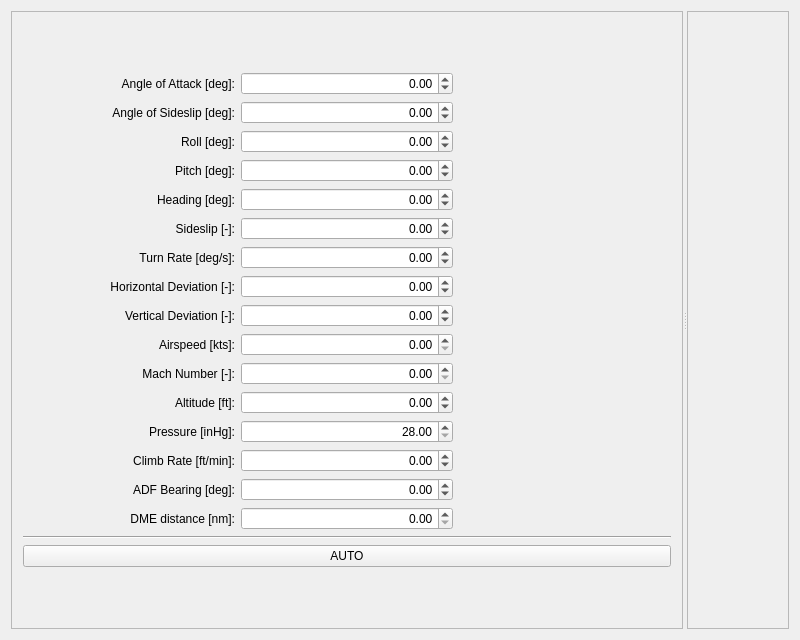
<?xml version="1.0" encoding="UTF-8"?>
<ui version="4.0">
 <class>MainWindow</class>
 <widget class="QMainWindow" name="MainWindow">
  <property name="geometry">
   <rect>
    <x>0</x>
    <y>0</y>
    <width>800</width>
    <height>640</height>
   </rect>
  </property>
  <property name="windowTitle">
   <string>QFlightInstruments Example</string>
  </property>
  <property name="locale">
   <locale language="English" country="UnitedStates"/>
  </property>
  <widget class="QWidget" name="centralWidget">
   <layout class="QGridLayout" name="gridLayout_5">
    <item row="0" column="0">
     <widget class="QSplitter" name="splitter">
      <property name="orientation">
       <enum>Qt::Horizontal</enum>
      </property>
      <widget class="QFrame" name="frame">
       <property name="sizePolicy">
        <sizepolicy hsizetype="Minimum" vsizetype="Preferred">
         <horstretch>0</horstretch>
         <verstretch>0</verstretch>
        </sizepolicy>
       </property>
       <property name="maximumSize">
        <size>
         <width>16777215</width>
         <height>16777215</height>
        </size>
       </property>
       <property name="frameShape">
        <enum>QFrame::StyledPanel</enum>
       </property>
       <property name="frameShadow">
        <enum>QFrame::Raised</enum>
       </property>
       <layout class="QGridLayout" name="gridLayout_3">
        <item row="0" column="0">
         <layout class="QGridLayout" name="gridLayout">
          <item row="7" column="0">
           <widget class="QLabel" name="label_6">
            <property name="text">
             <string>Horizontal Deviation [-]:</string>
            </property>
            <property name="alignment">
             <set>Qt::AlignRight|Qt::AlignTrailing|Qt::AlignVCenter</set>
            </property>
            <property name="buddy">
             <cstring>spinBoxDevH</cstring>
            </property>
           </widget>
          </item>
          <item row="9" column="0">
           <widget class="QLabel" name="label_8">
            <property name="text">
             <string>Airspeed [kts]:</string>
            </property>
            <property name="alignment">
             <set>Qt::AlignRight|Qt::AlignTrailing|Qt::AlignVCenter</set>
            </property>
            <property name="buddy">
             <cstring>spinBoxSpeed</cstring>
            </property>
           </widget>
          </item>
          <item row="3" column="1">
           <widget class="QDoubleSpinBox" name="spinBoxPitch">
            <property name="alignment">
             <set>Qt::AlignRight|Qt::AlignTrailing|Qt::AlignVCenter</set>
            </property>
            <property name="minimum">
             <double>-90.000000000000000</double>
            </property>
            <property name="maximum">
             <double>90.000000000000000</double>
            </property>
           </widget>
          </item>
          <item row="11" column="0">
           <widget class="QLabel" name="label_9">
            <property name="text">
             <string>Altitude [ft]:</string>
            </property>
            <property name="alignment">
             <set>Qt::AlignRight|Qt::AlignTrailing|Qt::AlignVCenter</set>
            </property>
            <property name="buddy">
             <cstring>spinBoxAlt</cstring>
            </property>
           </widget>
          </item>
          <item row="13" column="1">
           <widget class="QDoubleSpinBox" name="spinBoxClimb">
            <property name="alignment">
             <set>Qt::AlignRight|Qt::AlignTrailing|Qt::AlignVCenter</set>
            </property>
            <property name="minimum">
             <double>-650.000000000000000</double>
            </property>
            <property name="maximum">
             <double>650.000000000000000</double>
            </property>
            <property name="singleStep">
             <double>5.000000000000000</double>
            </property>
           </widget>
          </item>
          <item row="0" column="0">
           <widget class="QLabel" name="label_13">
            <property name="text">
             <string>Angle of Attack [deg]:</string>
            </property>
            <property name="alignment">
             <set>Qt::AlignRight|Qt::AlignTrailing|Qt::AlignVCenter</set>
            </property>
           </widget>
          </item>
          <item row="5" column="1">
           <widget class="QDoubleSpinBox" name="spinBoxSlip">
            <property name="alignment">
             <set>Qt::AlignRight|Qt::AlignTrailing|Qt::AlignVCenter</set>
            </property>
            <property name="minimum">
             <double>-1.000000000000000</double>
            </property>
            <property name="maximum">
             <double>1.000000000000000</double>
            </property>
            <property name="singleStep">
             <double>0.050000000000000</double>
            </property>
           </widget>
          </item>
          <item row="12" column="1">
           <widget class="QDoubleSpinBox" name="spinBoxPress">
            <property name="alignment">
             <set>Qt::AlignRight|Qt::AlignTrailing|Qt::AlignVCenter</set>
            </property>
            <property name="minimum">
             <double>28.000000000000000</double>
            </property>
            <property name="maximum">
             <double>31.500000000000000</double>
            </property>
           </widget>
          </item>
          <item row="8" column="1">
           <widget class="QDoubleSpinBox" name="spinBoxDevV">
            <property name="alignment">
             <set>Qt::AlignRight|Qt::AlignTrailing|Qt::AlignVCenter</set>
            </property>
            <property name="minimum">
             <double>-1.000000000000000</double>
            </property>
            <property name="maximum">
             <double>1.000000000000000</double>
            </property>
            <property name="singleStep">
             <double>0.050000000000000</double>
            </property>
           </widget>
          </item>
          <item row="2" column="1">
           <widget class="QDoubleSpinBox" name="spinBoxRoll">
            <property name="alignment">
             <set>Qt::AlignRight|Qt::AlignTrailing|Qt::AlignVCenter</set>
            </property>
            <property name="minimum">
             <double>-180.000000000000000</double>
            </property>
            <property name="maximum">
             <double>180.000000000000000</double>
            </property>
           </widget>
          </item>
          <item row="13" column="0">
           <widget class="QLabel" name="label_10">
            <property name="text">
             <string>Climb Rate [ft/min]:</string>
            </property>
            <property name="alignment">
             <set>Qt::AlignRight|Qt::AlignTrailing|Qt::AlignVCenter</set>
            </property>
            <property name="buddy">
             <cstring>spinBoxClimb</cstring>
            </property>
           </widget>
          </item>
          <item row="9" column="1">
           <widget class="QDoubleSpinBox" name="spinBoxSpeed">
            <property name="alignment">
             <set>Qt::AlignRight|Qt::AlignTrailing|Qt::AlignVCenter</set>
            </property>
            <property name="maximum">
             <double>9999.000000000000000</double>
            </property>
           </widget>
          </item>
          <item row="1" column="1">
           <widget class="QDoubleSpinBox" name="spinBoxBeta">
            <property name="alignment">
             <set>Qt::AlignRight|Qt::AlignTrailing|Qt::AlignVCenter</set>
            </property>
            <property name="minimum">
             <double>-15.000000000000000</double>
            </property>
            <property name="maximum">
             <double>15.000000000000000</double>
            </property>
           </widget>
          </item>
          <item row="4" column="0">
           <widget class="QLabel" name="label_3">
            <property name="text">
             <string>Heading [deg]:</string>
            </property>
            <property name="alignment">
             <set>Qt::AlignRight|Qt::AlignTrailing|Qt::AlignVCenter</set>
            </property>
            <property name="buddy">
             <cstring>spinBoxHead</cstring>
            </property>
           </widget>
          </item>
          <item row="17" column="0" colspan="3">
           <widget class="QPushButton" name="pushButtonAuto">
            <property name="text">
             <string>AUTO</string>
            </property>
            <property name="checkable">
             <bool>true</bool>
            </property>
           </widget>
          </item>
          <item row="10" column="0">
           <widget class="QLabel" name="label_11">
            <property name="text">
             <string>Mach Number [-]:</string>
            </property>
            <property name="alignment">
             <set>Qt::AlignRight|Qt::AlignTrailing|Qt::AlignVCenter</set>
            </property>
            <property name="buddy">
             <cstring>spinBoxMach</cstring>
            </property>
           </widget>
          </item>
          <item row="6" column="0">
           <widget class="QLabel" name="label_5">
            <property name="text">
             <string>Turn Rate [deg/s]:</string>
            </property>
            <property name="alignment">
             <set>Qt::AlignRight|Qt::AlignTrailing|Qt::AlignVCenter</set>
            </property>
            <property name="buddy">
             <cstring>spinBoxTurn</cstring>
            </property>
           </widget>
          </item>
          <item row="14" column="0">
           <widget class="QLabel" name="label_15">
            <property name="text">
             <string>ADF Bearing [deg]:</string>
            </property>
            <property name="alignment">
             <set>Qt::AlignRight|Qt::AlignTrailing|Qt::AlignVCenter</set>
            </property>
           </widget>
          </item>
          <item row="4" column="1">
           <widget class="QDoubleSpinBox" name="spinBoxHead">
            <property name="alignment">
             <set>Qt::AlignRight|Qt::AlignTrailing|Qt::AlignVCenter</set>
            </property>
            <property name="minimum">
             <double>-360.000000000000000</double>
            </property>
            <property name="maximum">
             <double>360.000000000000000</double>
            </property>
           </widget>
          </item>
          <item row="2" column="0">
           <widget class="QLabel" name="label">
            <property name="text">
             <string>Roll [deg]:</string>
            </property>
            <property name="alignment">
             <set>Qt::AlignRight|Qt::AlignTrailing|Qt::AlignVCenter</set>
            </property>
            <property name="buddy">
             <cstring>spinBoxRoll</cstring>
            </property>
           </widget>
          </item>
          <item row="6" column="1">
           <widget class="QDoubleSpinBox" name="spinBoxTurn">
            <property name="alignment">
             <set>Qt::AlignRight|Qt::AlignTrailing|Qt::AlignVCenter</set>
            </property>
            <property name="minimum">
             <double>-7.000000000000000</double>
            </property>
            <property name="maximum">
             <double>7.000000000000000</double>
            </property>
            <property name="singleStep">
             <double>0.100000000000000</double>
            </property>
           </widget>
          </item>
          <item row="8" column="0">
           <widget class="QLabel" name="label_7">
            <property name="text">
             <string>Vertical Deviation [-]:</string>
            </property>
            <property name="alignment">
             <set>Qt::AlignRight|Qt::AlignTrailing|Qt::AlignVCenter</set>
            </property>
            <property name="buddy">
             <cstring>spinBoxDevV</cstring>
            </property>
           </widget>
          </item>
          <item row="5" column="0">
           <widget class="QLabel" name="label_4">
            <property name="text">
             <string>Sideslip [-]:</string>
            </property>
            <property name="alignment">
             <set>Qt::AlignRight|Qt::AlignTrailing|Qt::AlignVCenter</set>
            </property>
            <property name="buddy">
             <cstring>spinBoxSlip</cstring>
            </property>
           </widget>
          </item>
          <item row="16" column="0" colspan="3">
           <widget class="Line" name="line">
            <property name="orientation">
             <enum>Qt::Horizontal</enum>
            </property>
           </widget>
          </item>
          <item row="10" column="1">
           <widget class="QDoubleSpinBox" name="spinBoxMach">
            <property name="alignment">
             <set>Qt::AlignRight|Qt::AlignTrailing|Qt::AlignVCenter</set>
            </property>
            <property name="maximum">
             <double>20.000000000000000</double>
            </property>
           </widget>
          </item>
          <item row="3" column="0">
           <widget class="QLabel" name="label_2">
            <property name="text">
             <string>Pitch [deg]:</string>
            </property>
            <property name="alignment">
             <set>Qt::AlignRight|Qt::AlignTrailing|Qt::AlignVCenter</set>
            </property>
            <property name="buddy">
             <cstring>spinBoxPitch</cstring>
            </property>
           </widget>
          </item>
          <item row="0" column="1">
           <widget class="QDoubleSpinBox" name="spinBoxAlpha">
            <property name="alignment">
             <set>Qt::AlignRight|Qt::AlignTrailing|Qt::AlignVCenter</set>
            </property>
            <property name="minimum">
             <double>-20.000000000000000</double>
            </property>
            <property name="maximum">
             <double>20.000000000000000</double>
            </property>
           </widget>
          </item>
          <item row="7" column="1">
           <widget class="QDoubleSpinBox" name="spinBoxDevH">
            <property name="alignment">
             <set>Qt::AlignRight|Qt::AlignTrailing|Qt::AlignVCenter</set>
            </property>
            <property name="minimum">
             <double>-1.000000000000000</double>
            </property>
            <property name="maximum">
             <double>1.000000000000000</double>
            </property>
            <property name="singleStep">
             <double>0.050000000000000</double>
            </property>
           </widget>
          </item>
          <item row="14" column="1">
           <widget class="QDoubleSpinBox" name="spinBoxADF">
            <property name="alignment">
             <set>Qt::AlignRight|Qt::AlignTrailing|Qt::AlignVCenter</set>
            </property>
            <property name="minimum">
             <double>-360.000000000000000</double>
            </property>
            <property name="maximum">
             <double>360.000000000000000</double>
            </property>
           </widget>
          </item>
          <item row="12" column="0">
           <widget class="QLabel" name="label_12">
            <property name="text">
             <string>Pressure [inHg]:</string>
            </property>
            <property name="alignment">
             <set>Qt::AlignRight|Qt::AlignTrailing|Qt::AlignVCenter</set>
            </property>
            <property name="buddy">
             <cstring>spinBoxPress</cstring>
            </property>
           </widget>
          </item>
          <item row="11" column="1">
           <widget class="QDoubleSpinBox" name="spinBoxAlt">
            <property name="alignment">
             <set>Qt::AlignRight|Qt::AlignTrailing|Qt::AlignVCenter</set>
            </property>
            <property name="minimum">
             <double>-1000.000000000000000</double>
            </property>
            <property name="maximum">
             <double>99999.000000000000000</double>
            </property>
            <property name="singleStep">
             <double>10.000000000000000</double>
            </property>
           </widget>
          </item>
          <item row="1" column="0">
           <widget class="QLabel" name="label_14">
            <property name="text">
             <string>Angle of Sideslip [deg]:</string>
            </property>
            <property name="alignment">
             <set>Qt::AlignRight|Qt::AlignTrailing|Qt::AlignVCenter</set>
            </property>
           </widget>
          </item>
          <item row="15" column="0">
           <widget class="QLabel" name="label_16">
            <property name="text">
             <string>DME distance [nm]:</string>
            </property>
            <property name="alignment">
             <set>Qt::AlignRight|Qt::AlignTrailing|Qt::AlignVCenter</set>
            </property>
           </widget>
          </item>
          <item row="15" column="1">
           <widget class="QDoubleSpinBox" name="spinBoxDME">
            <property name="alignment">
             <set>Qt::AlignRight|Qt::AlignTrailing|Qt::AlignVCenter</set>
            </property>
            <property name="maximum">
             <double>999.000000000000000</double>
            </property>
           </widget>
          </item>
         </layout>
        </item>
       </layout>
      </widget>
      <widget class="QFrame" name="frame_2">
       <property name="frameShape">
        <enum>QFrame::StyledPanel</enum>
       </property>
       <property name="frameShadow">
        <enum>QFrame::Raised</enum>
       </property>
       <layout class="QGridLayout" name="gridLayout_4">
        <item row="0" column="0">
         <layout class="QGridLayout" name="gridLayout_2">
          <item row="0" column="1" rowspan="2">
           <widget class="WidgetNAV" name="widgetNAV" native="true">
            <property name="sizePolicy">
             <sizepolicy hsizetype="Preferred" vsizetype="Preferred">
              <horstretch>2</horstretch>
              <verstretch>0</verstretch>
             </sizepolicy>
            </property>
            <property name="minimumSize">
             <size>
              <width>0</width>
              <height>0</height>
             </size>
            </property>
           </widget>
          </item>
          <item row="0" column="0" rowspan="2">
           <widget class="WidgetPFD" name="widgetPFD" native="true">
            <property name="sizePolicy">
             <sizepolicy hsizetype="Preferred" vsizetype="Preferred">
              <horstretch>2</horstretch>
              <verstretch>0</verstretch>
             </sizepolicy>
            </property>
           </widget>
          </item>
          <item row="0" column="2" rowspan="2">
           <widget class="WidgetSix" name="widgetSix" native="true">
            <property name="sizePolicy">
             <sizepolicy hsizetype="Preferred" vsizetype="Preferred">
              <horstretch>3</horstretch>
              <verstretch>0</verstretch>
             </sizepolicy>
            </property>
           </widget>
          </item>
         </layout>
        </item>
       </layout>
      </widget>
     </widget>
    </item>
   </layout>
  </widget>
 </widget>
 <layoutdefault spacing="6" margin="11"/>
 <customwidgets>
  <customwidget>
   <class>WidgetPFD</class>
   <extends>QWidget</extends>
   <header>widgetpfd.h</header>
   <container>1</container>
  </customwidget>
  <customwidget>
   <class>WidgetSix</class>
   <extends>QWidget</extends>
   <header>widgetsix.h</header>
   <container>1</container>
  </customwidget>
  <customwidget>
   <class>WidgetNAV</class>
   <extends>QWidget</extends>
   <header>WidgetNAV.h</header>
   <container>1</container>
  </customwidget>
 </customwidgets>
 <tabstops>
  <tabstop>spinBoxRoll</tabstop>
  <tabstop>spinBoxPitch</tabstop>
  <tabstop>spinBoxHead</tabstop>
  <tabstop>spinBoxSlip</tabstop>
  <tabstop>spinBoxTurn</tabstop>
  <tabstop>spinBoxDevH</tabstop>
  <tabstop>spinBoxDevV</tabstop>
  <tabstop>spinBoxSpeed</tabstop>
  <tabstop>spinBoxMach</tabstop>
  <tabstop>spinBoxAlt</tabstop>
  <tabstop>spinBoxPress</tabstop>
  <tabstop>spinBoxClimb</tabstop>
  <tabstop>pushButtonAuto</tabstop>
 </tabstops>
 <resources/>
 <connections/>
</ui>
